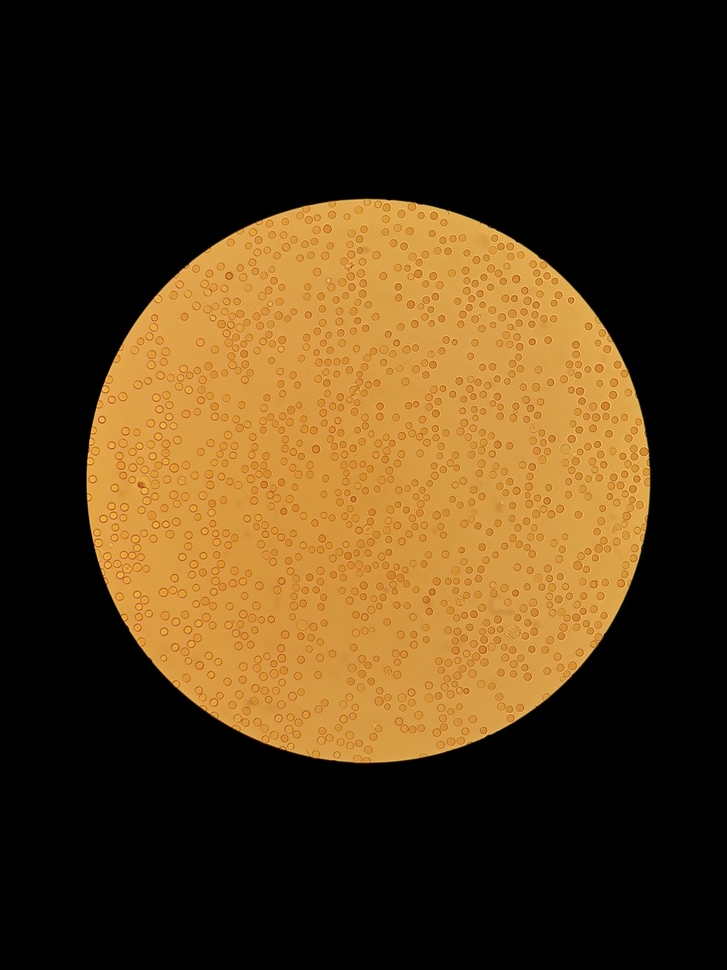
#> input picture data1/1.jpg, 727 x 970 px, shrunk from 3456 x 4608 before the run, found by its file name
$ python main_data1.py
#> lines starting #> are read from the running program, lines starting #| are printed output that depends on the picture; after the words box and inside, x2 and y2 are one past the last pixel; in counts of white or black regions, pixels touching at a corner belong together
import cv2 as cv
import time

import numpy as np

from matplotlib import pyplot as plt


# ----------------------------------------------------------------
def histogram_rgb(img):
    color = ('r', 'g', 'b')
    for i, col in enumerate(color):
        histr = cv.calcHist([img], [i], None, [256], [0, 256])
        plt.plot(histr, color=col)
        plt.xlim([0, 256])
    plt.show()


def prtplt(hist):
    plt.plot(hist)
    plt.xlim([0, 256])
    plt.legend(('histogram'), loc='upper left')
    plt.show()


def histogram_gray(image):
    img = np.copy(image)
    hist = cv.calcHist([img], [0], None, [256], [0, 256])
    size = img.shape[0] * img.shape[1]
    hist = hist / size
    return prtplt(hist)


# -------------------SOURCE-IMAGE---------------------------------
path = 'E:/Github/Machine-learning-for-counting-blood-cells/data1/1.jpg'
img_rgb = cv.imread(path)
#> img_rgb is the input picture: shape (970, 727, 3); mean B, G, R 23.6, 54.1, 76.4

# ------------------RGB-TO-GRAY_----------------------------------
img_gray = cv.cvtColor(img_rgb, cv.COLOR_RGB2GRAY)
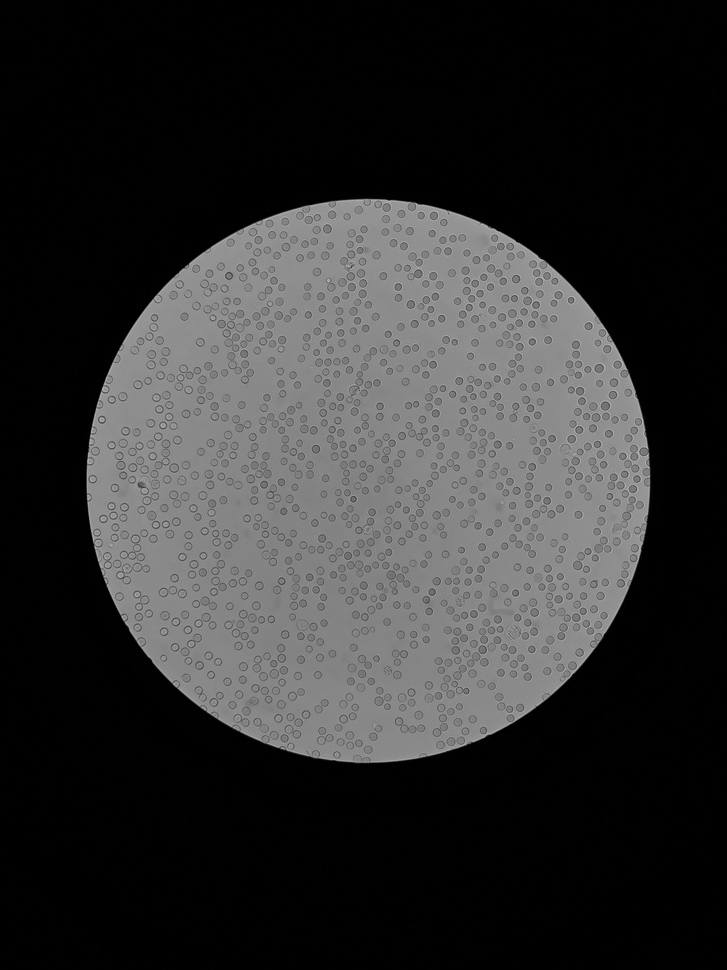
#> img_gray: shape (970, 727); min 0, max 187, mean 47.5

# -----------------OTSU-THRESHOLDING------------------------------
ret, img_otsu = cv.threshold(img_gray, 0, 255, cv.THRESH_BINARY_INV | cv.THRESH_OTSU)
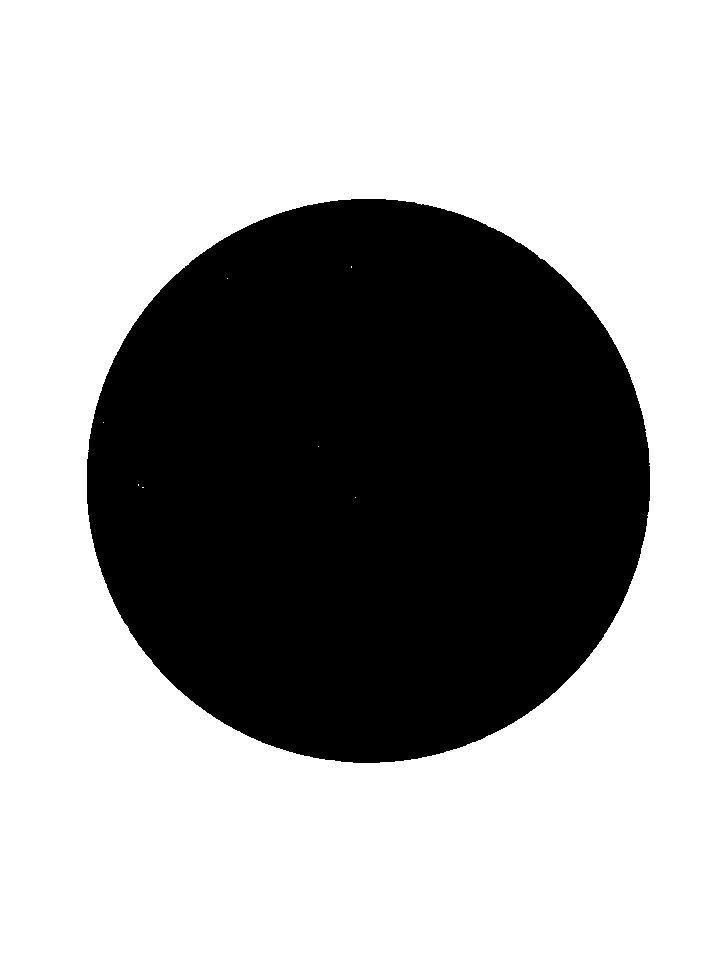
#> img_otsu: shape (970, 727); 64.6% white; 1 black region, box (x1, y1, x2, y2) and area: (87, 199, 650, 763) 249618
#> ret = 66
cv.imwrite('E:\Github\Machine-learning-for-counting-blood-cells\data1\otsu.png', img_otsu)

# -----------------HOUGH-CIRCLE-TRANSFORM---------------------------
gray = np.copy(img_otsu)
rows = gray.shape[0]
#> rows = 970
circles = cv.HoughCircles(gray, cv.HOUGH_GRADIENT, 1, rows / 98, param1=500, param2=5, minRadius=11, maxRadius=19)
#> circles = [[113.5, 411.5, 18.3]]

if circles is not None:
    circles = np.uint16(np.around(circles))
#> circles = [[114, 412, 18]]
    for i in circles[0, :]:
        center = (i[0], i[1])
        cv.circle(img_rgb, center, 1, (0, 100, 100), 3)
        radius = i[2]
#> this loop made 1 pass
#> img_rgb: shape (970, 727, 3); under 0.01% of pixels changed, all inside (x1, y1, x2, y2) = (111, 409, 118, 416)
        # cv.circle(img_rgb, center, radius, (255, 0, 255), 3)

cv.imwrite('E:\Github\Machine-learning-for-counting-blood-cells\data1\output.png', img_rgb)
